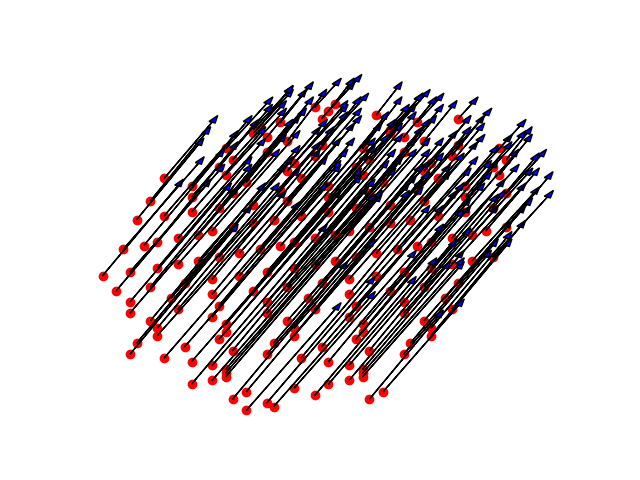
#> input picture drag_bench_evaluation/arrow_chart_v2.png, 640 x 480 px
$ python -i labeling_tool.py   (imports and definitions only)   (Python 2 division)
#> lines starting #> are read from the running program, lines starting #| are printed output that depends on the picture
# *************************************************************************
# Licensed under the Apache License, Version 2.0 (the "License");
# you may not use this file except in compliance with the License.
# You may obtain a copy of the License at
#
#     http://www.apache.org/licenses/LICENSE-2.0
#
# Unless required by applicable law or agreed to in writing, software
# distributed under the License is distributed on an "AS IS" BASIS,
# WITHOUT WARRANTIES OR CONDITIONS OF ANY KIND, either express or implied.
# See the License for the specific language governing permissions and
# limitations under the License.
# *************************************************************************

import cv2
import numpy as np
import PIL
from PIL import Image
from PIL.ImageOps import exif_transpose
import os
import gradio as gr
import datetime
import pickle
from copy import deepcopy

LENGTH=480 # length of the square area displaying/editing images

# [21 lines left out: functions clear_all, mask_image, not called in this run]

def store_img(img, length=512):
    image, mask = img["image"], np.float32(img["mask"][:, :, 0]) / 255.
    height,width,_ = image.shape
    image = Image.fromarray(image)
    image = exif_transpose(image)
    image = image.resize((length,int(length*height/width)), PIL.Image.BILINEAR)
    mask  = cv2.resize(mask, (length,int(length*height/width)), interpolation=cv2.INTER_NEAREST)
    image = np.array(image)

    if mask.sum() > 0:
        mask = np.uint8(mask > 0)
        masked_img = mask_image(image, 1 - mask, color=[0, 0, 0], alpha=0.3)
    else:
        masked_img = image.copy()
    # when new image is uploaded, `selected_points` should be empty
    return image, [], masked_img, mask

# user click the image to get points, and show the points on the image
# [63 lines left out: functions get_points, undo_points, save_all, not called in this run]

# [80 lines not run here, left out]

>>> import cv2
>>> picture = cv2.imread('arrow_chart_v2.png', cv2.IMREAD_GRAYSCALE)
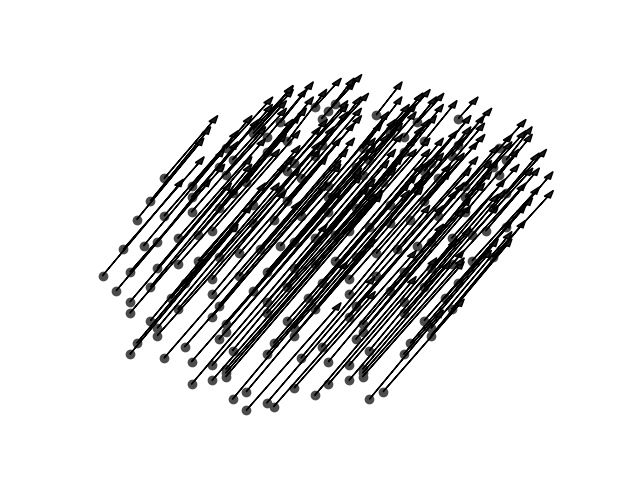
#> picture: shape (480, 640); min 0, max 255, mean 216.2
>>> result = store_img(picture)
#> (the run stopped early here; a loop or call above may not have finished)
